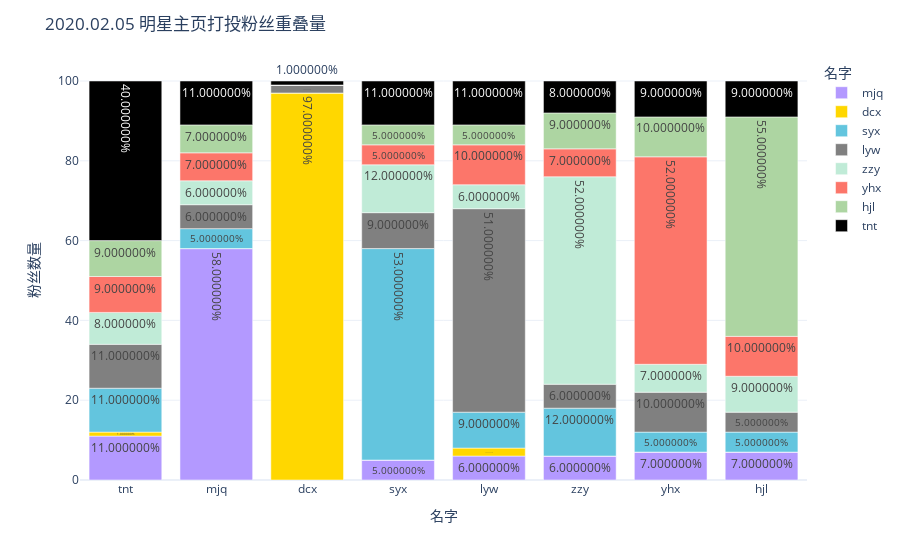

Notebook cell for this chart:
### Code cell
fig = px.bar(intersect, x="source", y="value", 
             color = "target", color_discrete_map = color2,
             text="percent")

fig.update_traces(texttemplate='%{text:%}')

fig.update_layout(title='2020.02.05 明星主页打投粉丝重叠量',
                  xaxis_title='名字',
                  yaxis_title='粉丝数量',
                  template="plotly_white",
                  legend_title="名字")
fig.show()

py.plot(fig, filename = 'overlap', auto_open=False)

### Figure 1 — Plotly figure (JSON) as saved in the notebook; plotly's stock layout.template omitted (floating-point values rounded to 4 significant figures)
{"data": [{"alignmentgroup": "True", "hovertemplate": "target=mjq<br>source=%{x}<br>value=%{y}<br>percent=%{text}<extra></extra>", "legendgroup": "mjq", "marker": {"color": "#B399FF"}, "name": "mjq", "offsetgroup": "mjq", "orientation": "v", "showlegend": true, "text": [0.11, 0.58, 0, 0.05, 0.06, 0.06, 0.07, 0.07], "textposition": "auto", "texttemplate": "%{text:%}", "type": "bar", "x": ["tnt", "mjq", "dcx", "syx", "lyw", "zzy", "yhx", "hjl"], "xaxis": "x", "y": [11, 58, 0, 5, 6, 6, 7, 7], "yaxis": "y"}, {"alignmentgroup": "True", "hovertemplate": "target=dcx<br>source=%{x}<br>value=%{y}<br>percent=%{text}<extra></extra>", "legendgroup": "dcx", "marker": {"color": "#FFD700"}, "name": "dcx", "offsetgroup": "dcx", "orientation": "v", "showlegend": true, "text": [0.01, 0, 0.97, 0, 0.02, 0, 0, 0], "textposition": "auto", "texttemplate": "%{text:%}", "type": "bar", "x": ["tnt", "mjq", "dcx", "syx", "lyw", "zzy", "yhx", "hjl"], "xaxis": "x", "y": [1, 0, 97, 0, 2, 0, 0, 0], "yaxis": "y"}, {"alignmentgroup": "True", "hovertemplate": "target=syx<br>source=%{x}<br>value=%{y}<br>percent=%{text}<extra></extra>", "legendgroup": "syx", "marker": {"color": "#63C5DE"}, "name": "syx", "offsetgroup": "syx", "orientation": "v", "showlegend": true, "text": [0.11, 0.05, 0, 0.53, 0.09, 0.12, 0.05, 0.05], "textposition": "auto", "texttemplate": "%{text:%}", "type": "bar", "x": ["tnt", "mjq", "dcx", "syx", "lyw", "zzy", "yhx", "hjl"], "xaxis": "x", "y": [11, 5, 0, 53, 9, 12, 5, 5], "yaxis": "y"}, {"alignmentgroup": "True", "hovertemplate": "target=lyw<br>source=%{x}<br>value=%{y}<br>percent=%{text}<extra></extra>", "legendgroup": "lyw", "marker": {"color": "#808080"}, "name": "lyw", "offsetgroup": "lyw", "orientation": "v", "showlegend": true, "text": [0.11, 0.06, 0.02, 0.09, 0.51, 0.06, 0.1, 0.05], "textposition": "auto", "texttemplate": "%{text:%}", "type": "bar", "x": ["tnt", "mjq", "dcx", "syx", "lyw", "zzy", "yhx", "hjl"], "xaxis": "x", "y": [11, 6, 2, 9, 51, 6, 10, 5], "yaxis": "y"}, {"alignmentgroup": "True", "hovertemplate": "target=zzy<br>source=%{x}<br>value=%{y}<br>percent=%{text}<extra></extra>", "legendgroup": "zzy", "marker": {"color": "#c0ebd7"}, "name": "zzy", "offsetgroup": "zzy", "orientation": "v", "showlegend": true, "text": [0.08, 0.06, 0, 0.12, 0.06, 0.52, 0.07, 0.09], "textposition": "auto", "texttemplate": "%{text:%}", "type": "bar", "x": ["tnt", "mjq", "dcx", "syx", "lyw", "zzy", "yhx", "hjl"], "xaxis": "x", "y": [8, 6, 0, 12, 6, 52, 7, 9], "yaxis": "y"}, {"alignmentgroup": "True", "hovertemplate": "target=yhx<br>source=%{x}<br>value=%{y}<br>percent=%{text}<extra></extra>", "legendgroup": "yhx", "marker": {"color": "#FC766A"}, "name": "yhx", "offsetgroup": "yhx", "orientation": "v", "showlegend": true, "text": [0.09, 0.07, 0, 0.05, 0.1, 0.07, 0.52, 0.1], "textposition": "auto", "texttemplate": "%{text:%}", "type": "bar", "x": ["tnt", "mjq", "dcx", "syx", "lyw", "zzy", "yhx", "hjl"], "xaxis": "x", "y": [9, 7, 0, 5, 10, 7, 52, 10], "yaxis": "y"}, {"alignmentgroup": "True", "hovertemplate": "target=hjl<br>source=%{x}<br>value=%{y}<br>percent=%{text}<extra></extra>", "legendgroup": "hjl", "marker": {"color": "#add5a2"}, "name": "hjl", "offsetgroup": "hjl", "orientation": "v", "showlegend": true, "text": [0.09, 0.07, 0, 0.05, 0.05, 0.09, 0.1, 0.55], "textposition": "auto", "texttemplate": "%{text:%}", "type": "bar", "x": ["tnt", "mjq", "dcx", "syx", "lyw", "zzy", "yhx", "hjl"], "xaxis": "x", "y": [9, 7, 0, 5, 5, 9, 10, 55], "yaxis": "y"}, {"alignmentgroup": "True", "hovertemplate": "target=tnt<br>source=%{x}<br>value=%{y}<br>percent=%{text}<extra></extra>", "legendgroup": "tnt", "marker": {"color": "#000000"}, "name": "tnt", "offsetgroup": "tnt", "orientation": "v", "showlegend": true, "text": [0.4, 0.11, 0.01, 0.11, 0.11, 0.08, 0.09, 0.09], "textposition": "auto", "texttemplate": "%{text:%}", "type": "bar", "x": ["tnt", "mjq", "dcx", "syx", "lyw", "zzy", "yhx", "hjl"], "xaxis": "x", "y": [40, 11, 1, 11, 11, 8, 9, 9], "yaxis": "y"}], "layout": {"barmode": "relative", "legend": {"title": {"text": "名字"}, "tracegroupgap": 0}, "margin": {"t": 60}, "title": {"text": "2020.02.05 明星主页打投粉丝重叠量"}, "xaxis": {"anchor": "y", "domain": [0, 1], "title": {"text": "名字"}}, "yaxis": {"anchor": "x", "domain": [0, 1], "title": {"text": "粉丝数量"}}}}
